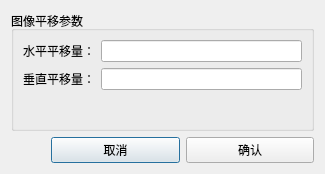
<?xml version="1.0" encoding="UTF-8"?>
<ui version="4.0">
 <class>Dialog_move_transform</class>
 <widget class="QDialog" name="Dialog_move_transform">
  <property name="geometry">
   <rect>
    <x>0</x>
    <y>0</y>
    <width>325</width>
    <height>174</height>
   </rect>
  </property>
  <property name="windowTitle">
   <string>Dialog</string>
  </property>
  <layout class="QVBoxLayout" name="verticalLayout">
   <item>
    <widget class="QGroupBox" name="groupBox">
     <property name="title">
      <string>图像平移参数</string>
     </property>
     <layout class="QFormLayout" name="formLayout_2">
      <item row="0" column="0">
       <widget class="QLabel" name="label">
        <property name="text">
         <string>水平平移量：</string>
        </property>
       </widget>
      </item>
      <item row="0" column="1">
       <widget class="QLineEdit" name="lineEdit_x"/>
      </item>
      <item row="1" column="0">
       <widget class="QLabel" name="label_3">
        <property name="text">
         <string>垂直平移量：</string>
        </property>
       </widget>
      </item>
      <item row="1" column="1">
       <widget class="QLineEdit" name="lineEdit_y"/>
      </item>
     </layout>
    </widget>
   </item>
   <item>
    <layout class="QHBoxLayout" name="horizontalLayout">
     <item>
      <spacer name="horizontalSpacer">
       <property name="orientation">
        <enum>Qt::Horizontal</enum>
       </property>
       <property name="sizeType">
        <enum>QSizePolicy::Minimum</enum>
       </property>
       <property name="sizeHint" stdset="0">
        <size>
         <width>40</width>
         <height>20</height>
        </size>
       </property>
      </spacer>
     </item>
     <item>
      <widget class="QPushButton" name="pushButton">
       <property name="text">
        <string>取消</string>
       </property>
      </widget>
     </item>
     <item>
      <widget class="QPushButton" name="pushButton_2">
       <property name="text">
        <string>确认</string>
       </property>
      </widget>
     </item>
    </layout>
   </item>
  </layout>
 </widget>
 <resources/>
 <connections/>
</ui>
